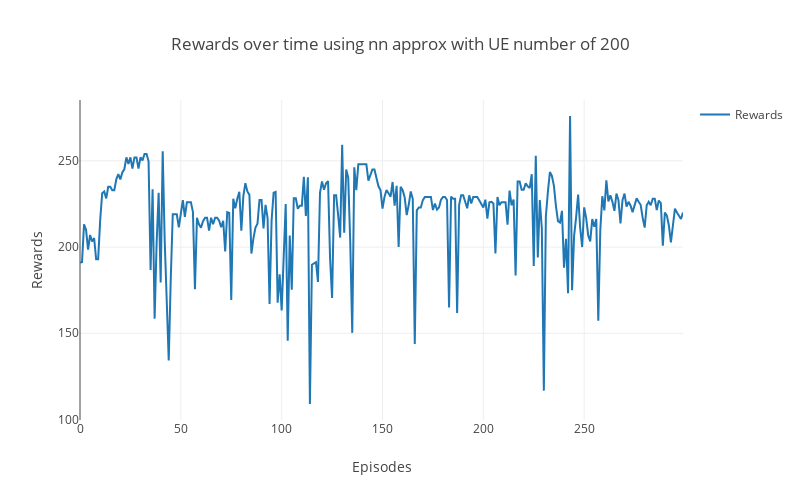
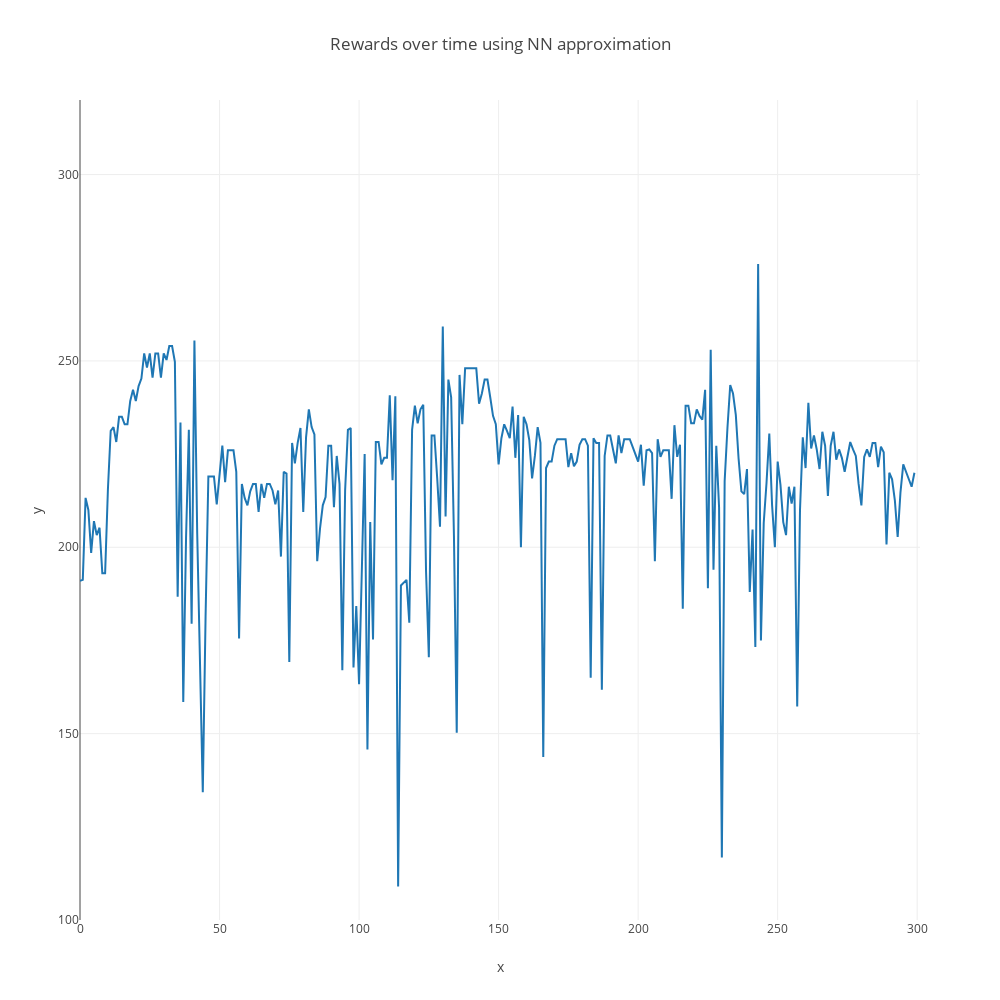

Notebook code for these charts, in order:
### Code cell
# Create rewards graph
rewards = go.Scatter(
    x = len(result_NN.Rewards),
    y = result_NN.Rewards+30,
    name='Rewards'
)

data = [rewards]


# Plot and embed in ipython notebook!
plotly.offline.iplot(
    {"data": data,
     "layout": go.Layout(
         height=500,
         width=800,
         title="Rewards over time using nn approx with UE number of 200",
         xaxis=dict(
             title='Episodes',
         ),
         yaxis=dict(
             title='Rewards',
         ), 
         showlegend=True)},
    show_link=False,
    link_text=None)

plotly.offline.iplot(
    {"data": data,
     "layout": {'xaxis':{'range': [0, 301], 'title': 'x'},
                   'yaxis':{'range': [100, 320], 'title': 'y'},
                   'title':"Rewards over time using NN approximation",
                   'height' : 1000,
                   'width' :1000,
                   'showlegend': False,
                  }
    })

### Figure 1 — Plotly figure (JSON) as saved in the notebook; plotly's stock layout.template omitted (floating-point values rounded to 4 significant figures; data arrays with more than 128 entries replaced by an {"elided": "..."} marker saying what was removed)
{"data": [{"name": "Rewards", "type": "scatter", "x": 300, "y": {"elided": "300 float values"}}], "layout": {"height": 500, "showlegend": true, "title": "Rewards over time using nn approx with UE number of 200", "width": 800, "xaxis": {"title": "Episodes"}, "yaxis": {"title": "Rewards"}}}

### Figure 2 — Plotly figure (JSON) as saved in the notebook; plotly's stock layout.template omitted (floating-point values rounded to 4 significant figures; data arrays with more than 128 entries replaced by an {"elided": "..."} marker saying what was removed)
{"data": [{"name": "Rewards", "type": "scatter", "x": 300, "y": {"elided": "300 float values"}}], "layout": {"height": 1000, "showlegend": false, "title": "Rewards over time using NN approximation", "width": 1000, "xaxis": {"range": [0, 301], "title": "x"}, "yaxis": {"range": [100, 320], "title": "y"}}}
